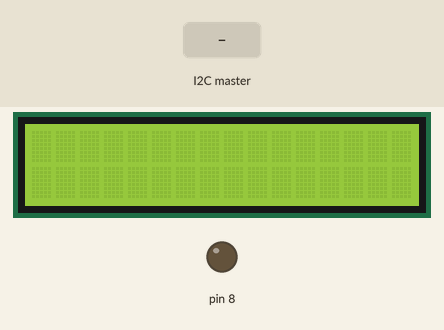
This sketch was run on a simulated Arduino Uno, built with avr-gcc and run on an emulated ATmega328P. On the bench: 16×2 character LCD, output pins drawn as LEDs (lit = HIGH). Inputs (shaded band) come from the test bench.

Above: at 1.2 s.
1.3 s: the I2C master sends "H"
At 2.5 s:
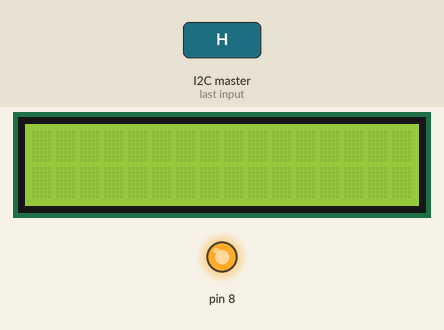
2.8 s: the I2C master sends "L"
At 3.7 s:
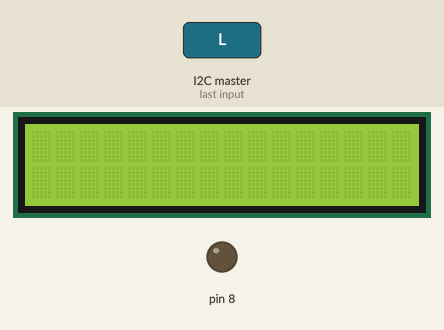
Timing chart, 0 to 5.8 s (numbered marks = the images above; inputs shaded):
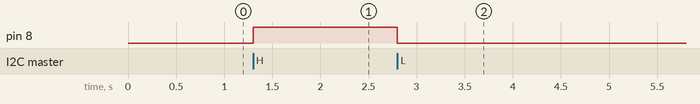

The sketch:

sC.ino
```cpp
#include<LiquidCrystal_I2C.h>
LiquidCrystal_I2C lcd(0x27,2,1,0,4,5,6,7,3,POSITIVE);
#include<Wire.h>
void setup()
{
  Wire.begin(5);
  Wire.onReceive(reciveEvent);
  pinMode(8,OUTPUT);
  digitalWrite(8,LOW);
  lcd.begin(16,2);
}

void loop()
{

}

void reciveEvent(int howMany)
{
  while(Wire.available())
  {
    char c=Wire.read();
    if(c=='H')
    {
      digitalWrite(8,HIGH);

    }
    else if(c=='L')
    {
      digitalWrite(8,LOW);

    }
  }
}
```

Measured:
- after the input at 1.3 s, pin 8: LOW → HIGH at once
- after the input at 2.8 s, pin 8: HIGH → LOW at once
